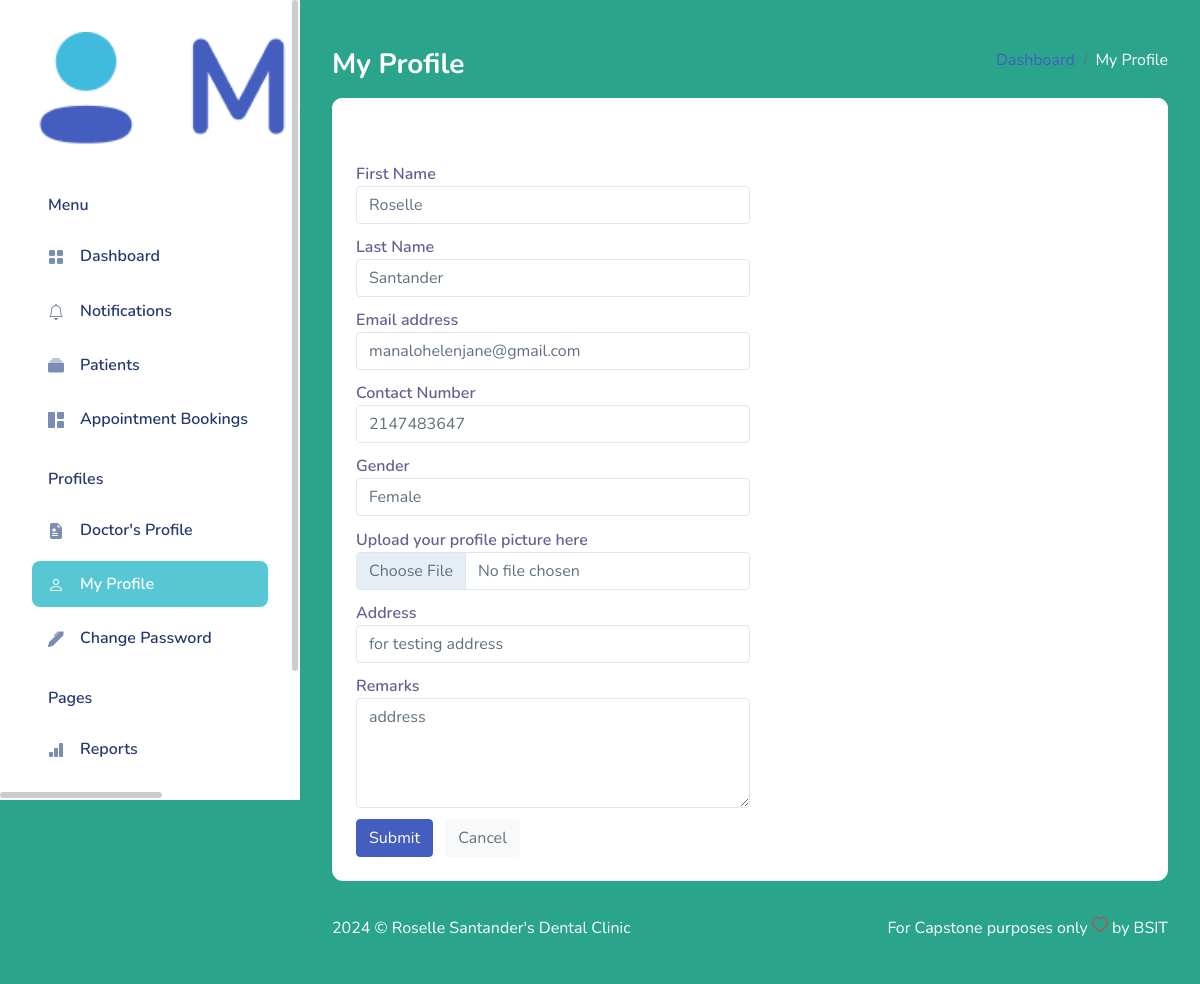
/admin/my_profile.php (signed in), run on the app's committed database.
### tables this page shows
CREATE TABLE `accounts` (
  `id` int(11) NOT NULL,
  `member_id` varchar(255) NOT NULL,
  `firstname` varchar(50) NOT NULL,
  `lastname` varchar(50) NOT NULL,
  `contactnumber` int(11) NOT NULL,
  `termscondition` tinyint(1) NOT NULL,
  `username` varchar(50) NOT NULL,
  `password` varchar(255) NOT NULL,
  `user_type` varchar(50) NOT NULL,
  `email` varchar(100) NOT NULL,
  `gender` varchar(10) NOT NULL,
  `address` varchar(200) NOT NULL,
  `profile_picture` varchar(255) NOT NULL,
  `remarks` text NOT NULL,
  `date_created` date DEFAULT NULL
);

### admin/model/AdminDashboard.php (called while the page is built, shortened)
<?php
	class Admin {
		public $db;
		public function __construct(){
			$this->db = new mysqli(DB_HOST, DB_USER, DB_PASSWORD, DB_DATABASE);
		}
        public function get_user_profile($member_id) {
            $sql = "SELECT * FROM accounts WHERE member_id = ?";
            $stmt = $this->db->prepare($sql);
            $stmt->bind_param('s', $member_id);
            $stmt->execute();
            $result = $stmt->get_result();
            if ($result->num_rows > 0) {
                return $result->fetch_assoc();
            } else {
                return false;
            }
        }
	}
?>

### admin/my_profile.php (the view, shortened to what this page needs)
<?php
include_once('inc/headerDashboard.php');
include_once('inc/sidebarMenu.php');
?>
<div id="main">
    <div class="page-heading">
        <div class="page-title">
            <div class="row">
                <div class="col-12 col-md-6 order-md-1 order-last">
                    <h3>My Profile</h3>
                </div>
                <div class="col-12 col-md-6 order-md-2 order-first">
                    <nav aria-label="breadcrumb" class="breadcrumb-header float-start float-lg-end">
                        <ol class="breadcrumb">
                            <li class="breadcrumb-item"><a href="dashboard.php">Dashboard</a></li>
                            <li class="breadcrumb-item active" aria-current="page">My Profile</li>
                        </ol>
                    </nav>
                </div>
            </div>
        </div>
        <section class="section">
            <div class="card">
                <div class="card-header">
                </div>
                <div class="card-body">
                    <form action="controller/myProfile.php" method="POST" name="my_profile" class="forms-sample" enctype="multipart/form-data">
                        <div class="form-group col-6">
                            <label for="firstname">First Name</label>
                            <input type="text" class="form-control" id="firstname" name="firstname" value="<?= isset($firstname) ? $firstname : '' ?>">
                        </div>
                        <div class="form-group col-6">
                            <label for="lastname">Last Name</label>
                            <input type="text" class="form-control" id="lastname" name="lastname" value="<?= isset($lastname) ? $lastname : '' ?>">
                        </div>
                        <div class="form-group col-6">
                            <label for="email">Email address</label>
                            <input type="email" class="form-control" id="email" name="email" value="<?= isset($email) ? $email : '' ?>">
                        </div>
                        <div class="form-group col-6">
                            <label for="contact_number">Contact Number</label>
                            <input type="number" class="form-control" id="contact_number" name="contact_number" value="<?= isset($contact_number) ? $contact_number : '' ?>">
                        </div>
                        <div class="form-group col-6">
                            <label for="SelectGender">Gender</label>
                            <select class="form-control" name="gender" id="SelectGender">
                                <option value="female" <?= isset($gender) && $gender == 'female' ? 'selected' : '' ?>>Female</option>
                            </select>
                        </div>
                        <div class="form-group col-6">
                            <label>Upload your profile picture here</label>
                            <input type="file" class="form-control" name="profile_picture">
                        </div>
                        <div class="form-group col-6">
                            <label for="address">Address</label>
                            <input type="text" class="form-control" name="address" id="address" value="<?= isset($address) ? $address : '' ?>" placeholder="Location">
                        </div>
                        <div class="form-group col-6">
                            <label for="remarks">Remarks</label>
                            <textarea class="form-control" name="remarks" id="remarks" rows="4"><?= isset($remarks) ? $remarks : '' ?></textarea>
                        </div>
                        <button type="submit" class="btn btn-primary me-2">Submit</button>
                        <button class="btn btn-light">Cancel</button>
                    </form>
                </div>
            </div>
        </section>
</div>
<?php
include_once('inc/footerDashboard.php');
?>

### admin/css/app.css (style rules this page uses)
.btn.btn-danger, .btn.btn-info, .btn.btn-primary, .btn.btn-secondary, .btn.btn-success, .btn.btn-warning { color: #fff; }
.btn.btn-light { color: #607080; }
.card { margin-bottom: 2.2rem; border: none; }
.card .card-header { border: none; }
.card .card-header ~ .card-body { padding-top: 0; }
.card .card-body { padding: 1.5rem; }
.form-group { margin-bottom: 0.7rem; }
.form-group label { color: rgba(35, 28, 99, 0.7); font-weight: 600; }
#main { margin-left: 300px; padding: 2rem; }
.page-heading { margin: 0 0 2rem; }
.page-heading h3 { font-weight: 700; }
a { text-decoration: none; }
a { text-decoration: none !important; }

### data on the page
accounts: firstname "Roselle", lastname "Santander", email "manalohelenjane@gmail.com", contact_number "2147483647", gender "Female", address "for testing address", remarks "address"
